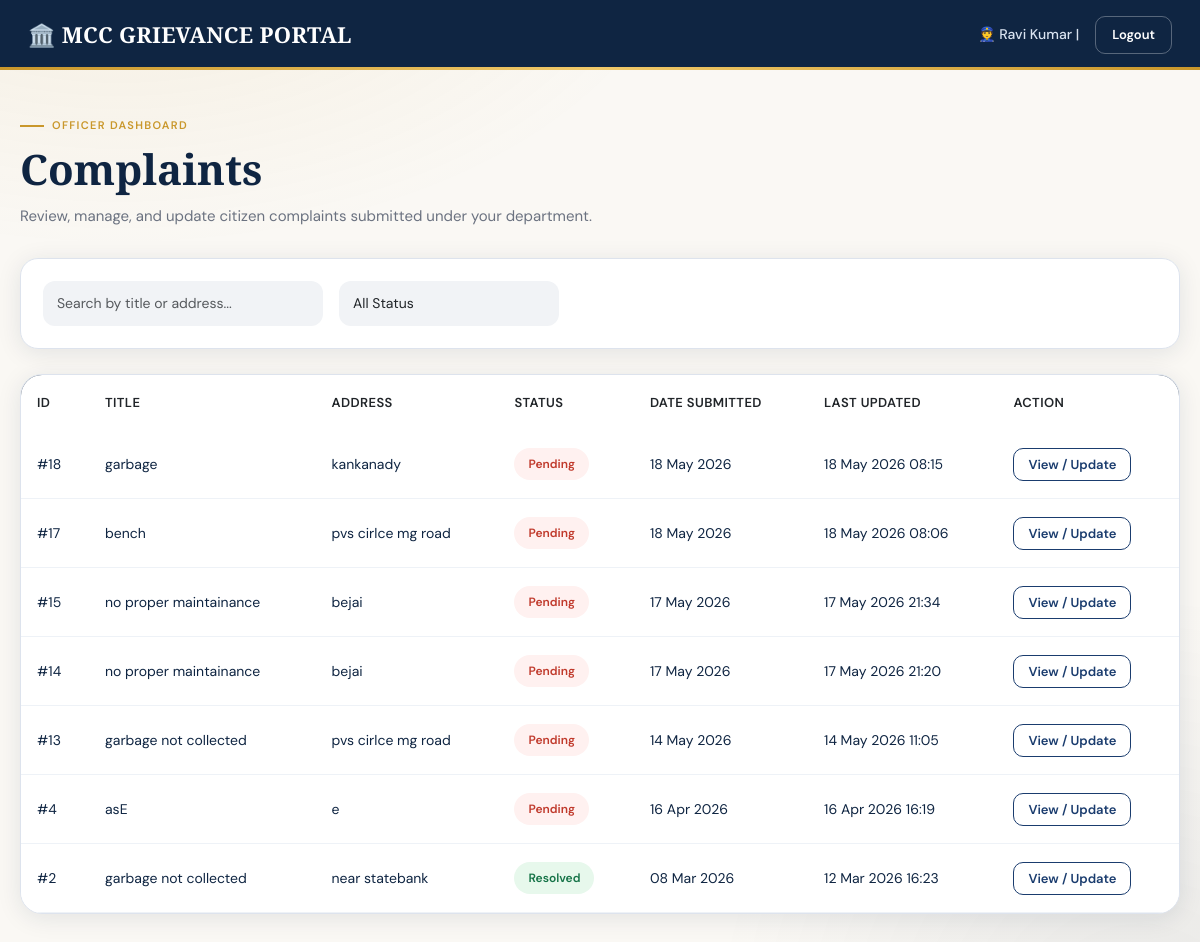
The page /officer/dashboard/ (signed in) on the database its author committed.
### complaints/models.py (models this page shows, shortened)
class Complaint(models.Model):
    DEPARTMENT_CHOICES = [
        ('Sanitation', 'Sanitation'),
        ('Roads & Infrastructure', 'Roads & Infrastructure'),
        ('Water Supply', 'Water Supply'),
        ('Drainage', 'Drainage'),
        ('Street Lights', 'Street Lights'),
        ('Parks & Public Spaces', 'Parks & Public Spaces'),
    ]
    STATUS_CHOICES = [
        ('Pending', 'Pending'),
        ('In Progress', 'In Progress'),
        ('Resolved', 'Resolved'),
    ]
    citizen = models.ForeignKey(Citizen, on_delete=models.CASCADE)
    complaint_id = models.AutoField(primary_key=True)
    department = models.CharField(max_length=100, choices=DEPARTMENT_CHOICES)
    title = models.CharField(max_length=200)
    address = models.CharField(max_length=300)
    description = models.TextField()
    map_location = models.CharField(max_length=100, blank=True, null=True)
    attachment = models.ImageField(upload_to='complaints/attachments/')
    status = models.CharField(max_length=20, choices=STATUS_CHOICES, default='Pending')
    date_submitted = models.DateTimeField(auto_now_add=True)
    last_updated = models.DateTimeField(auto_now=True)
    officer_remark = models.TextField(blank=True, null=True)

### officers/views.py (the view)
# urls.py: path('dashboard/', views.officer_dashboard, name='officer_dashboard'),
def officer_dashboard(request):
    if 'officer_id' not in request.session:
        return redirect('officer_login')
    department = request.session['department']
    complaints = Complaint.objects.filter(
        department=department
    ).order_by('-date_submitted')
    return render(request, 'officer_dashboard.html', {
        'complaints': complaints,
        'officer_name': request.session['officer_name']
    })

### templates/officer_dashboard.html (shortened to what this page needs)
<!DOCTYPE html>
<html lang="en">
<head>
    <link href="https://cdn.jsdelivr.net/npm/bootstrap@5.3.0/dist/css/bootstrap.min.css" rel="stylesheet">
</head>
<body>
<nav class="navbar-custom d-flex justify-content-between align-items-center">
    <div class="portal-title">
        🏛️ MCC GRIEVANCE PORTAL
    </div>
    <div class="d-flex align-items-center gap-3">
        <div class="officer-info">
            👮 {{ officer_name }} | {{ department }}
        </div>
        <a href="{% url 'officer_logout' %}" class="btn logout-btn">
            Logout
        </a>
    </div>
</nav>
<div class="main-container">
    <div class="page-heading">
        <div class="eyebrow">
            Officer Dashboard
        </div>
        <h1 class="dashboard-title">
            {{ department }} Complaints
        </h1>
        <p class="dashboard-sub">
            Review, manage, and update citizen complaints submitted under your department.
        </p>
    </div>
    {% if complaints %}
    <div class="filter-bar d-flex gap-3 flex-wrap">
        <input type="text"
               id="search-box"
               class="form-control"
               style="max-width:280px;"
               placeholder="Search by title or address...">
        <select id="status-filter"
                class="form-select"
                style="max-width:220px;">
            <option value="all">All Status</option>
        </select>
    </div>
    <div class="table-card">
        <div class="table-responsive">
            <table class="table align-middle mb-0" id="complaints-table">
                <thead>
                    <tr>
                        <th>ID</th>
                        <th>Title</th>
                        <th>Address</th>
                        <th>Status</th>
                        <th>Date Submitted</th>
                        <th>Last Updated</th>
                        <th>Action</th>
                    </tr>
                </thead>
                <tbody>
                {% for complaint in complaints %}
                <tr class="complaint-row"
                    data-status="{{ complaint.status }}"
                    data-title="{{ complaint.title|lower }}"
                    data-address="{{ complaint.address|lower }}">
                    <td>#{{ complaint.complaint_id }}</td>
                    <td>{{ complaint.title }}</td>
                    <td>{{ complaint.address }}</td>
                    <td>
                        {% if complaint.status == 'Pending' %}
                            <span class="badge-pending">
                                Pending
                            </span>
                        {% elif complaint.status == 'In Progress' %}
                            <span class="badge-inprogress">
                                In Progress
                            </span>
                        {% elif complaint.status == 'Resolved' %}
                            <span class="badge-resolved">
                                Resolved
                            </span>
                        {% endif %}
                    </td>
                    <td>
                        {{ complaint.date_submitted|date:"d M Y" }}
                    </td>
                    <td>
                        {{ complaint.last_updated|date:"d M Y H:i" }}
                    </td>
                    <td>
                        <a href="{% url 'officer_complaint_detail' complaint.complaint_id %}"
                           class="view-btn">
                            View / Update
                        </a>
                    </td>
                </tr>
                {% endfor %}
                </tbody>
            </table>
        </div>
    </div>
    {% else %}
    <div class="alert-custom">
        No complaints in your department yet.
    </div>
    {% endif %}
</div>
</body>
</html>

### templates/officer_dashboard.html (style rules this page uses)
:root { --navy:#0f2542; --navy2:#1a3c6e; --gold:#c9972b; --gold-light:#f0c96a; --cream:#faf8f4; --white:#ffffff; --gray:#6b7280; --gray-light:#f1f3f6; --border:#dde3ed; --shadow:0 4px 24px rgba(15,37,66,.10); }
* { margin:0; padding:0; box-sizing:border-box; }
body { font-family:'DM Sans', sans-serif; background:var(--cream); color:var(--navy); min-height:100vh; }
body::before { content:''; position:fixed; inset:0; background: radial-gradient(ellipse 80% 60% at 10% -10%, rgba(201,151,43,.10) 0%, transparent 60%), radial-gradient(ellipse 60% 80% at 95% 110%, rgba(15,37,66,.08) 0%, transparent 60%); pointer-events:none; z-index:0; }
.navbar-custom { background:var(--navy); padding:16px 28px; position:relative; z-index:10; }
.navbar-custom::after { content:''; position:absolute; bottom:0; left:0; right:0; height:3px; background:linear-gradient(90deg,var(--gold),var(--gold-light),var(--gold)); }
.portal-title { color:white; font-family:'Playfair Display', serif; font-size:22px; font-weight:700; letter-spacing:.3px; }
.officer-info { color:#d9e3f0; font-size:14px; font-weight:500; }
.logout-btn { border:1px solid rgba(255,255,255,.3); color:white; border-radius:10px; padding:8px 16px; font-size:13px; font-weight:600; transition:.2s; }
.main-container { position:relative; z-index:1; max-width:1300px; margin:40px auto; padding:0 20px; }
.page-heading { margin-bottom:28px; }
.eyebrow { display:inline-flex; align-items:center; gap:8px; font-size:11px; font-weight:600; letter-spacing:1.3px; text-transform:uppercase; color:var(--gold); margin-bottom:10px; }
.eyebrow::before { content:''; width:24px; height:2px; background:var(--gold); }
.dashboard-title { font-family:'Playfair Display', serif; font-size:42px; font-weight:700; color:var(--navy); margin-bottom:10px; }
.dashboard-sub { color:var(--gray); font-size:15px; max-width:600px; line-height:1.7; }
.filter-bar { background:var(--white); border:1px solid var(--border); border-radius:18px; padding:22px; box-shadow:var(--shadow); margin-bottom:25px; }
.form-control, .form-select { background:var(--gray-light); border:none; border-radius:12px; padding:12px 14px; font-size:14px; font-family:'DM Sans', sans-serif; }
.table-card { background:var(--white); border-radius:22px; border:1px solid var(--border); box-shadow:var(--shadow); overflow:hidden; }
.table thead { background:var(--navy); color:white; }
.table thead th { border:none; padding:18px 16px; font-size:13px; font-weight:600; letter-spacing:.4px; text-transform:uppercase; }
.table tbody td { padding:18px 16px; vertical-align:middle; border-color:#eef2f7; font-size:14px; color:var(--navy); }
.table tbody tr { transition:.15s; }
.badge-pending, .badge-inprogress, .badge-resolved { padding:7px 14px; border-radius:999px; font-size:12px; font-weight:600; display:inline-block; }
.badge-pending { background:#fff1f0; color:#c0392b; }
.badge-resolved { background:#e7f8ec; color:#157347; }
.view-btn { border:1px solid var(--navy2); color:var(--navy2); border-radius:10px; padding:7px 14px; font-size:13px; font-weight:600; text-decoration:none; transition:.2s; }

### rows shown on the page
Complaint: complaint_id "18", title "garbage", address "kankanady", status "Pending", date_submitted "18 May 2026", last_updated "18 May 2026 08:15"
Complaint: complaint_id "17", title "bench", address "pvs cirlce mg road", status "Pending", date_submitted "18 May 2026", last_updated "18 May 2026 08:06"
Complaint: complaint_id "15", title "no proper maintainance", address "bejai", status "Pending", date_submitted "17 May 2026", last_updated "17 May 2026 21:34"
Complaint: complaint_id "14", title "no proper maintainance", address "bejai", status "Pending", date_submitted "17 May 2026", last_updated "17 May 2026 21:20"
Complaint: complaint_id "13", title "garbage not collected", address "pvs cirlce mg road", status "Pending", date_submitted "14 May 2026", last_updated "14 May 2026 11:05"
Complaint: complaint_id "4", title "asE", address "e", status "Pending", date_submitted "16 Apr 2026", last_updated "16 Apr 2026 16:19"
Complaint: complaint_id "2", title "garbage not collected", address "near statebank", status "Resolved", date_submitted "08 Mar 2026", last_updated "12 Mar 2026 16:23"

### other values the page prints
{{ officer_name }} "Ravi Kumar"
